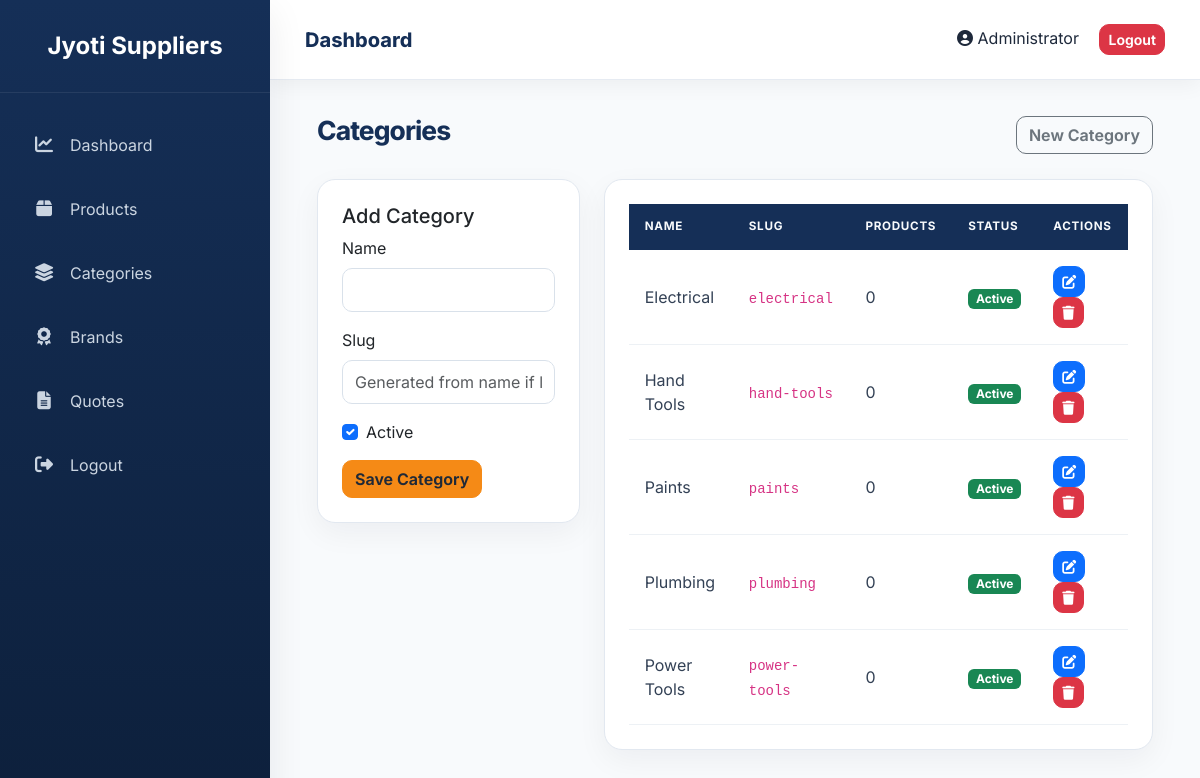
The app's page /admin/categories.php (signed in) with its own data.
### tables this page shows
CREATE TABLE IF NOT EXISTS `categories` (
  `id` INT UNSIGNED NOT NULL AUTO_INCREMENT,
  `name` VARCHAR(100) NOT NULL,
  `slug` VARCHAR(100) DEFAULT NULL,
  `status` TINYINT(1) NOT NULL DEFAULT 1,
  `created_at` TIMESTAMP NOT NULL DEFAULT CURRENT_TIMESTAMP,
  PRIMARY KEY (`id`),
  UNIQUE KEY `uq_categories_slug` (`slug`),
  KEY `idx_categories_status` (`status`)
);

### admin/categories.php (the view, shortened to what this page needs)
<?php
require "../config/database.php";
$editing = ["id" => "", "name" => "", "slug" => "", "status" => 1];
$categories = $pdo
    ->query(
        "SELECT c.*, COUNT(p.id) AS product_count FROM categories c LEFT JOIN products p ON p.category_id = c.id GROUP BY c.id ORDER BY c.name",
    )
    ->fetchAll();
include "includes/header.php";
include "includes/sidebar.php";
include "includes/navbar.php";
?>
<div class="content"><div class="container-fluid"><div class="d-flex justify-content-between align-items-center mb-4"><h2>Categories</h2><a href="categories.php" class="btn btn-outline-secondary">New Category</a></div>
<div class="row g-4"><div class="col-lg-4"><div class="card shadow-sm"><div class="card-body"><h5><?= $editing[
    "id"
]
    ? "Edit Category"
    : "Add Category" ?></h5><form method="post"><input type="hidden" name="csrf_token" value="<?= $_SESSION[
    "csrf_token"
] ?>"><input type="hidden" name="action" value="save"><input type="hidden" name="id" value="<?= $editing[
] ?>"><div class="mb-3"><label class="form-label">Name</label><input class="form-control" name="name" value="<?= htmlspecialchars(
    $editing["name"],
) ?>" required></div><div class="mb-3"><label class="form-label">Slug</label><input class="form-control" name="slug" value="<?= htmlspecialchars(
    $editing["slug"],
) ?>" placeholder="Generated from name if left blank"></div><div class="form-check mb-3"><input class="form-check-input" type="checkbox" name="status" id="categoryStatus" <?= $editing[
    "status"
]
    ? "checked"
    : "" ?>><label class="form-check-label" for="categoryStatus">Active</label></div><button class="btn btn-warning">Save Category</button></form></div></div></div><div class="col-lg-8"><div class="card shadow-sm"><div class="card-body table-responsive"><table class="table align-middle"><thead class="table-dark"><tr><th>Name</th><th>Slug</th><th>Products</th><th>Status</th><th>Actions</th></tr></thead><tbody><?php foreach (
    $categories
    as $category
): ?><tr><td><?= htmlspecialchars(
    $category["name"],
) ?></td><td><code><?= htmlspecialchars(
    $category["slug"],
) ?></code></td><td><?= $category[
    "product_count"
] ?></td><td><span class="badge bg-<?= $category["status"]
    ? "success"
    : "secondary" ?>"><?= $category["status"]
    ? "Active"
    : "Inactive" ?></span></td><td><a class="btn btn-sm btn-primary" href="categories.php?edit=<?= $category[
    "id"
] ?>"><i class="fas fa-edit"></i></a><form class="d-inline" method="post" onsubmit="return confirm('Delete this category?');"><input type="hidden" name="csrf_token" value="<?= $_SESSION[
    "csrf_token"
] ?>"><input type="hidden" name="action" value="delete"><input type="hidden" name="id" value="<?= $category[
] ?>"><button class="btn btn-sm btn-danger" <?= $category["product_count"]
    ? 'disabled title="Remove or reassign its products first"'
    : "" ?>><i class="fas fa-trash"></i></button></form></td></tr><?php endforeach; ?></tbody></table></div></div></div></div></div></div>
<?php include "includes/footer.php"; ?>

### assets/css/admin.css (style rules this page uses)
:root { --primary: #152f57; --secondary: #f58a16; --success: #16a34a; --danger: #dc2626; --info: #0ea5e9; --background: #f8fafc; --white: #ffffff; --text: #1e293b; --muted: #64748b; --border: #e2e8f0; --shadow: 0 12px 35px rgba(15, 23, 42, 0.08); --radius: 18px; --transition: 0.35s ease; }
* { margin: 0; padding: 0; box-sizing: border-box; }
body { font-family: "Inter", sans-serif; background: var(--background); color: var(--text); }
.content { margin-left: 270px; margin-top: 80px; padding: 35px; }
.content .container-fluid { max-width: 1500px; }
.content h2 { font-size: 1.65rem; font-weight: 750; letter-spacing: -0.035em; color: var(--primary); }
.content .card { border: 1px solid var(--border); border-radius: var(--radius); overflow: hidden; box-shadow: 0 10px 30px rgba(15, 23, 42, 0.05) !important; }
.content .card-body { padding: 1.5rem; }
.content .table { margin-bottom: 0; }
.content .table thead th { border: 0; padding: 0.9rem 1rem; background: var(--primary); color: #f8fafc; font-size: 0.73rem; font-weight: 700; letter-spacing: 0.06em; text-transform: uppercase; }
.content .table td { padding: 1rem; border-color: #edf1f5; color: #334155; vertical-align: middle; }
.form-control, .form-select { min-height: 44px; border-color: #d9e1ea; border-radius: 10px; box-shadow: none; }
.btn { border-radius: 10px; font-weight: 650; }
.btn-warning { border-color: #f58a16; background: #f58a16; color: #1f2937; }

### records on screen
categories: name "Electrical", slug "electrical", category "0", status "Active"
categories: name "Hand Tools", slug "hand-tools", category "0", status "Active"
categories: name "Paints", slug "paints", category "0", status "Active"
categories: name "Plumbing", slug "plumbing", category "0", status "Active"
categories: name "Power Tools", slug "power-tools", category "0", status "Active"

### other values on screen
$_SESSION['admin_name'] "Administrator"
